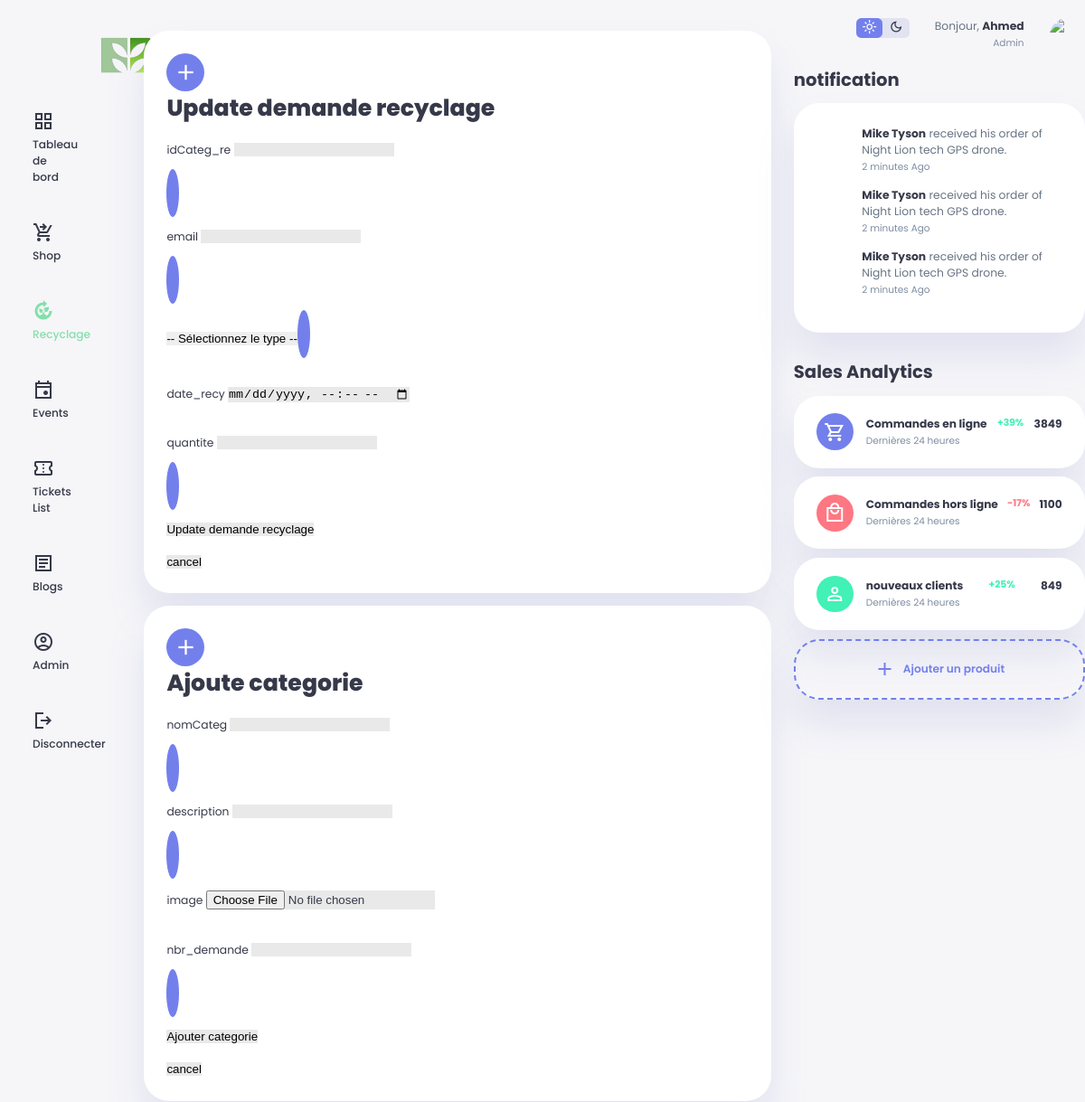
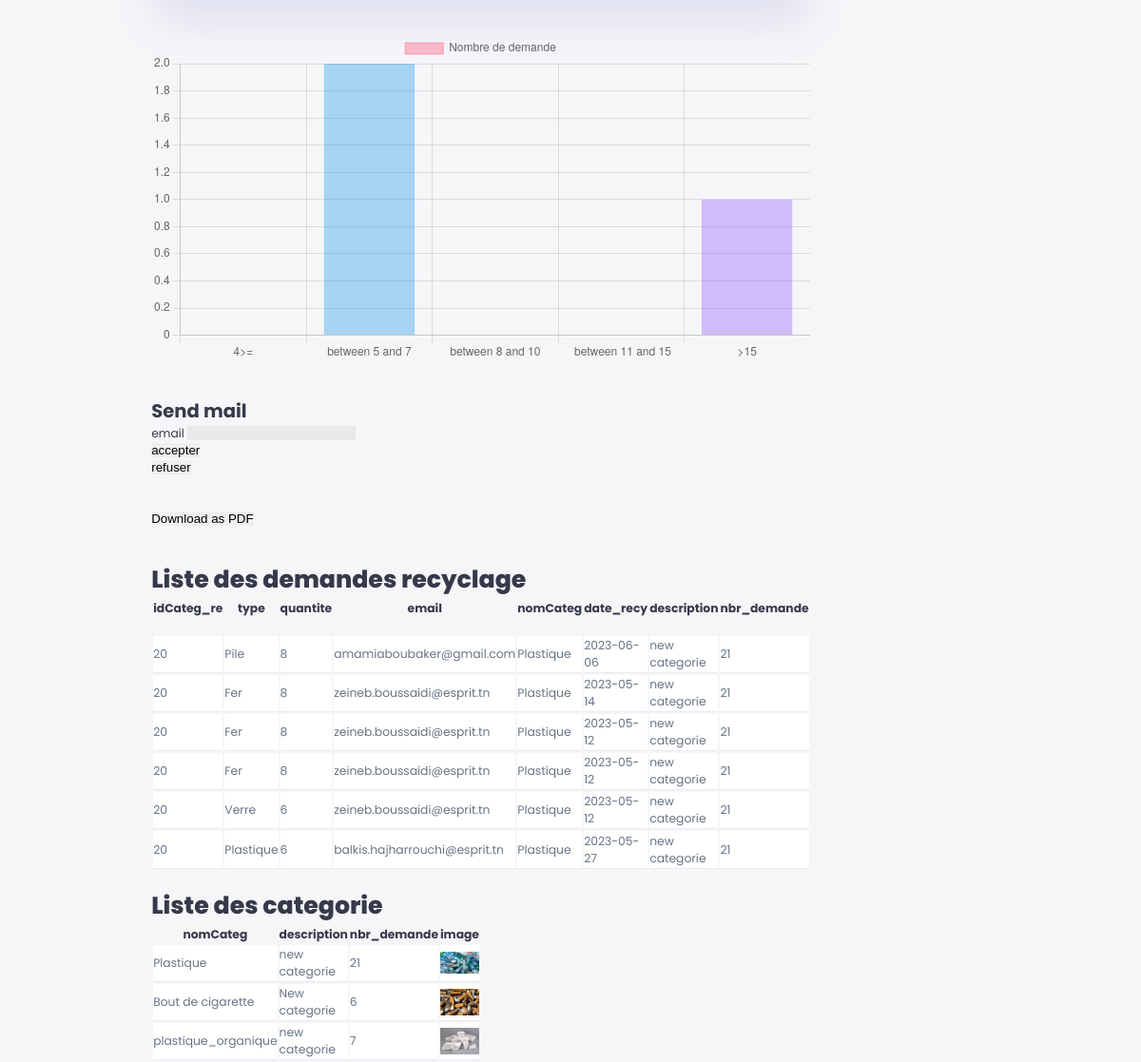
The page /views/Backoffice/Recyclage.php on the database its author committed (2 pictures, top to bottom).
### tables this page shows
CREATE TABLE `demande_recyclage` (
  `id_recy` int(11) NOT NULL,
  `type` varchar(50) NOT NULL,
  `quantite` float NOT NULL,
  `email` varchar(100) NOT NULL,
  `date_recy` date NOT NULL,
  `idCateg_re` int(11) NOT NULL
);

CREATE TABLE `categrecyclages` (
  `idCateg_re` int(11) NOT NULL,
  `nomCateg` varchar(20) NOT NULL,
  `description` varchar(200) NOT NULL,
  `nbr_demande` int(11) NOT NULL,
  `image` text NOT NULL
);

### views/Backoffice/Recyclage.php (the view, shortened to what the rows shown need)
<?php
require "../../controllers/recyC.php";
require "../../controllers/categRC.php";
$recyC = new recyC();
$listEvents = $recyC->displayEventsB();
$updateEvent = NULL;
$categRC = new categRC();
$listcategRs = $categRC->displaycategRs();
$updatecategR = NULL;
$db = config::getConnection();
$q1 = $db->query("SELECT * FROM categrecyclages WHERE 4>=nbr_demande");
$q1->execute();
$c1 = count($q1->fetchAll());
$q2 = $db->query("SELECT * FROM categrecyclages WHERE nbr_demande between 5 and 7");
$q2->execute();
$c2 = count($q2->fetchAll());
$q3 = $db->query("SELECT * FROM categrecyclages WHERE nbr_demande between 8 and 10");
$q3->execute();
$c3 = count($q3->fetchAll());
$q4 = $db->query("SELECT * FROM categrecyclages WHERE nbr_demande between 11 and 15");
$q4->execute();
$c4 = count($q4->fetchAll());
$q5 = $db->query("SELECT * FROM categrecyclages WHERE nbr_demande>15");
$q5->execute();
$c5 = count($q5->fetchAll());
?>
<!DOCTYPE html>
<html lang="en">
<head>
    <link rel="stylesheet" href="../assets/css/style.css">
    <link rel="stylesheet" href="https://cdnjs.cloudflare.com/ajax/libs/font-awesome/5.15.3/css/all.min.css" />
    <link rel="stylesheet" href="https://cdnjs.cloudflare.com/ajax/libs/font-awesome/5.15.3/css/all.min.css" />
</head>
<body>
    <div class="container">
        <main>
            <div class="insights">
                <div class="sales">
                    <div class="middle">
                        <div class="left">
                            <h1>
                                <?= ($updateEvent === NULL) ? 'Update demande recyclage' : 'Update demande recyclage' ?>
                            </h1></br>
                        </div>
                    </div>
                </div>
                <div class="sales">
                    <div class="middle">
                        <div class="left">
                            <h1>
                                <?= ($updatecategR === NULL) ? 'Ajoute categorie' : 'Update categorie' ?>
                            </h1></br>
                        </div>
                    </div>
                </div>
            </div>
            <h2>Send mail</h2>
            <div class="crudBox">
                <div class="rbox">
                    <h1>Liste des demandes recyclage</h1>
                    <div class="outer-wrapper" id="aboubaker1">
                        <div class="table-wrapper">
                            <table border="1" id="aboubaker">
                                <thead>
                                    <th col-index=2> idCateg_re </br>
                                    </th>
                                    <th col-index=3> type </br>
                                    </th>
                                    <th col-index=4> quantite </br>
                                    </th>
                                    <th col-index=5> email </br>
                                    </th>
                                    <th col-index=6> nomCateg </br>
                                    <th col-index=7> date_recy </br>
                                    </th>
                                    <th col-index=8> description</br>
                                    </th>
                                    <th col-index=9> nbr_demande</br>
                                    </th>
                                </thead>
                                <tbody>
                                    <?php
                                    for ($i = 0; $i < count($listEvents); $i++) {
                                    ?>
                                        <tr>
                                            <td>
                                                <?= $listEvents[$i]["idCateg_re"]; ?>
                                            </td>
                                            <td>
                                                <?= $listEvents[$i]["type"]; ?>
                                            </td>
                                            <td>
                                                <?= $listEvents[$i]["quantite"]; ?>
                                            </td>
                                            <td>
                                                <?= $listEvents[$i]["email"]; ?>
                                            </td>
                                            <td>
                                                <?= $recyC->getCategNameFromDRB($listEvents[$i]["id_recy"]); ?>
                                            </td>
                                            <td>
                                                <?= $listEvents[$i]["date_recy"]; ?>
                                            </td>
                                            <td>
                                                <?= $recyC->getCategDescriptionFromDRB($listEvents[$i]["id_recy"]); ?>
                                            </td>
                                            <td>
                                                <?= $recyC->getCategNBRDFromDRB($listEvents[$i]["id_recy"]); ?>
                                            </td>
                                        </tr>
                                    <?php } ?>
                                </tbody>
                            </table>
                        </div>
                    </div>
                </div>
            </div>
            <div class="crudBox">
                <div class="rbox">
                    <h1>Liste des categorie</h1>
                    <div class="outer-wrapper">
                        <div class="table-wrapper">
                            <table border="1" id="myTable">
                                <thead>
                                    <th col-index=2>nomCateg
                                    </th>
                                    <th col-index=3>description
                                    </th>
                                    <th col-index=4>nbr_demande
                                    </th>
                                    <th col-index=5>image
                                    </th>
                                </thead>
                                <tbody>
                                    <?php
                                    for ($i = 0; $i < count($listcategRs); $i++) {
                                    ?>
                                        <tr>
                                            <td>
                                                <?= $listcategRs[$i]["nomCateg"]; ?>
                                            </td>
                                            <td>
                                                <?= $listcategRs[$i]["description"]; ?>
                                            </td>
                                            <td>
                                                <?= $listcategRs[$i]["nbr_demande"]; ?>
                                            </td>
                                            <td>
                                                <img src="../assets/img/<?= $listcategRs[$i]["image"]; ?>">
                                            </td>
                                        </tr>
                                    <?php } ?>
                                </tbody>
                            </table>
                        </div>
                    </div>
                </div>
            </div>
        </main>
        <div class="right">
            <div class="recent-updates">
                <h2>notification</h2>
            </div>
            <div class="sales-analytics">
                <h2>Sales Analytics</h2>
            </div>
        </div>
    </div>
    <script>
        /* bar chart*/
        var c1 = "<?php echo $c1; ?>";
        var c2 = "<?php echo $c2; ?>";
        var c3 = "<?php echo $c3; ?>";
        var c4 = "<?php echo $c4; ?>";
        var c5 = "<?php echo $c5; ?>";
        var ctx = document.getElementById('barCharta').getContext('2d');
        var myChart = new Chart(ctx, {
            type: 'bar',
            data: {
                labels: ['4>=', 'between 5 and 7', 'between 8 and 10', ' between 11 and 15', '>15'],
                datasets: [{
                    label: 'Nombre de demande',
                    data: [c1, c2, c3, c4, c5],
                    backgroundColor: [
                        'rgba(255, 99, 132, 0.4)',
                        'rgba(54, 162, 235, 0.4)',
                        'rgba(255, 206, 86, 0.4)',
                        'rgba(75, 192, 192, 0.4)',
                        'rgba(153, 102, 255, 0.4)',
                        'rgba(255, 159, 64,0.4)'
                    ],
                    borderColor: [
                        'rgba(255, 99, 132, 0.5)',
                        'rgba(54, 162, 235,0.5)',
                        'rgba(255, 206, 86,0.5)',
                        'rgba(75, 192, 192,0.5)',
                        'rgba(153, 102, 255,0.5)',
                        'rgba(255, 159, 64, 0.5)'
                    ],
                    borderWidth: 1
                }]
            },
            options: {
                scales: {
                    y: {
                        beginAtZero: true
                    }
                }
            }
        });
    </script>
</body>
</html>

### rows shown on the page
demande_recyclage: idCateg_re "20", type "Pile", quantite "8", email "amamiaboubaker@gmail.com", id_recy.nomCateg "Plastique", date_recy "2023-06-06", CategDescriptionFromDRB "new categorie", id_recy.nbr_demande "21"
demande_recyclage: idCateg_re "20", type "Fer", quantite "8", email "zeineb.boussaidi@esprit.tn", id_recy.nomCateg "Plastique", date_recy "2023-05-14", CategDescriptionFromDRB "new categorie", id_recy.nbr_demande "21"
demande_recyclage: idCateg_re "20", type "Fer", quantite "8", email "zeineb.boussaidi@esprit.tn", id_recy.nomCateg "Plastique", date_recy "2023-05-12", CategDescriptionFromDRB "new categorie", id_recy.nbr_demande "21"
demande_recyclage: idCateg_re "20", type "Fer", quantite "8", email "zeineb.boussaidi@esprit.tn", id_recy.nomCateg "Plastique", date_recy "2023-05-12", CategDescriptionFromDRB "new categorie", id_recy.nbr_demande "21"
demande_recyclage: idCateg_re "20", type "Verre", quantite "6", email "zeineb.boussaidi@esprit.tn", id_recy.nomCateg "Plastique", date_recy "2023-05-12", CategDescriptionFromDRB "new categorie", id_recy.nbr_demande "21"
demande_recyclage: idCateg_re "20", type "Plastique", quantite "6", email "balkis.hajharrouchi@esprit.tn", id_recy.nomCateg "Plastique", date_recy "2023-05-27", CategDescriptionFromDRB "new categorie", id_recy.nbr_demande "21"
categrecyclages: nomCateg "Plastique", description "new categorie", nbr_demande "21", image (picture)
categrecyclages: nomCateg "Bout de cigarette", description "New categorie", nbr_demande "6", image (picture)
categrecyclages: nomCateg "plastique_organique", description "new categorie", nbr_demande "7", image (picture)

### other values the page prints
chart data {{ $c1 }} 0
chart data {{ $c2 }} 2
chart data {{ $c4 }} 0
